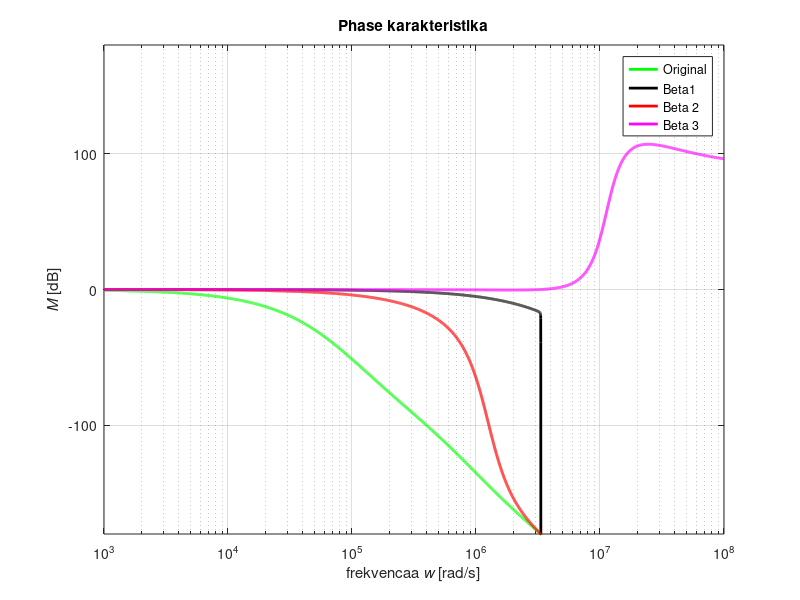

MATLAB code to generate this figure:
close all; clear all; clc;
#Bode digram

#                    G0
# G(s) = ------------------------------
#         (1+s/wp1)(1+s/wp2)(1+s/wp3)


#Nastavitve 
  %w od kje do kje risat
  w = logspace(3,8, 10000);  #Frekvenca od kje rasati
  r_zac = 1e3;
  r_kon = 1e8; 
  razpone = [r_zac r_kon];
  %Nastevitem magnetud amplitudnega grafa
  mag_low =  -180;    
  mag_high = 180;

#Data:
wp1 = 10^5;
wp2 = 10^6;
wp3 = 10^7;

 barva = ['k', 'r', 'm', 'b', 'y', 'm'];
#G(s)
  %Numerator
  G0 = 10^4;
  
  %Dominator
  a3 = 1;
  a2 = wp1 + wp2 + wp3;
  a1 = wp1*wp2 + wp1*wp3 + wp2*wp3;
  a0 = wp1*wp2*wp3;

  #Draw Bode of G(s)
  num = [G0*wp1*wp2*wp3];
  den = [a3 a2 a1 a0];
  
  sys = tf(num, den);
  [mag, phase] = bode(sys, w);
  dbmag = 20*log10(mag);

  fig1 = figure(1);
  %Bode Graph Computer Real Line
  semilogx(w, phase, 'g', 'LineWidth', 2); 
  hold on;

 
#H(s)
  %Numerator
  G0 = 10^4;
  B = [ 0.012210 0.00148  0.2265];
 for i = 1:length(B);
  %Dominator
  a3 = 1;
  a2 = wp1 + wp2 + wp3;
  a1 = wp1*wp2 + wp1*wp3 + wp2*wp3;
  a0 = wp1*wp2*wp3*(1 + B(i)*G0);
    
  #Draw Bode of G(s)
  num = [G0*wp1*wp2*wp3];
  den = [a3 a2 a1 a0];
  
  sys = tf(num, den);
  [mag, phase] = bode(sys, w);
  dbmag = 20*log10(mag);
  
 
  #Draw
 
  semilogx(w, phase, barva(i), 'LineWidth', 2);
  endfor
 axis([ razpone mag_low mag_high])
 xlabel('frekvencaa {\itw} [rad/s]'); ylabel('{\itM} [dB]');
  legend("Original", "Beta1", "Beta 2", "Beta 3")
 grid on; title('Phase karakteristika');
 pause(1);


#======
